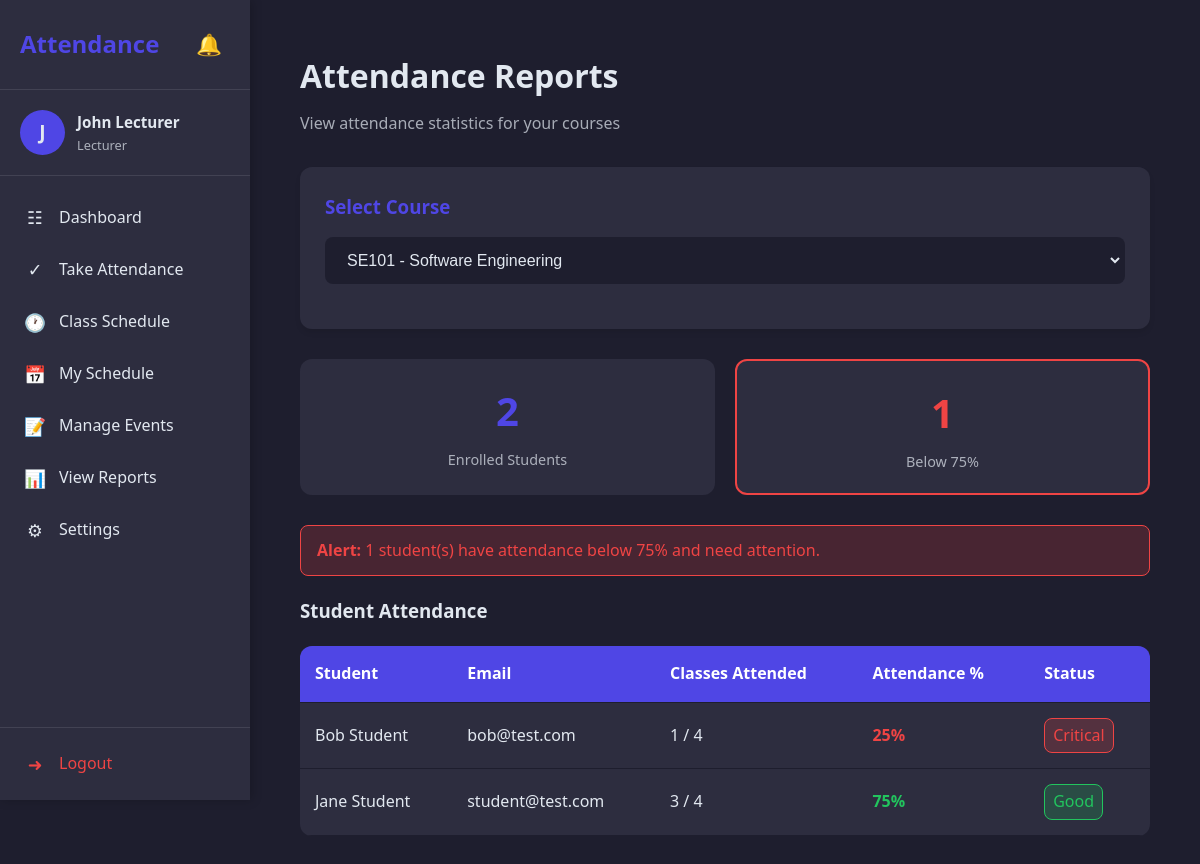
Screenshot of /lecturer/reports.php (signed in) with the database file from the repository.
### tables this page shows
CREATE TABLE users (
    user_id INT AUTO_INCREMENT PRIMARY KEY,
    name VARCHAR(100),
    email VARCHAR(100) UNIQUE,
    password VARCHAR(255),
    role ENUM('student', 'lecturer', 'admin') NOT NULL
);

### includes/functions.php (called while the page is built, shortened)
<?php
function getLecturerCourses($conn, $lecturer_id) {
    $hasColor = coursesHasColumn($conn, 'color');
    $colorSelect = $hasColor ? 'color' : 'NULL AS color';
    $lecturer_id = (int)$lecturer_id;
    $query = "SELECT course_id, course_name, course_code, {$colorSelect} FROM courses WHERE lecturer_id = {$lecturer_id}";
    return $conn->query($query);
}
function coursesHasColumn($conn, $column = 'color') {
    $sql = "SELECT COUNT(*) AS cnt FROM INFORMATION_SCHEMA.COLUMNS WHERE TABLE_SCHEMA = DATABASE() AND TABLE_NAME = 'courses' AND COLUMN_NAME = ?";
    $stmt = $conn->prepare($sql);
    $stmt->bind_param('s', $column);
    $stmt->execute();
    $res = $stmt->get_result()->fetch_assoc();
    $exists = ($res && $res['cnt'] > 0);
    return $exists;
}
?>

### lecturer/reports.php (the view, shortened to what this page needs)
<?php
include '../config/db_connect.php';
include '../includes/functions.php';
include '../includes/header.php';
$lecturer_id = $_SESSION['user_id'];
$threshold = 75;
$courses_result = getLecturerCourses($conn, $lecturer_id);
$courses = [];
while ($row = $courses_result->fetch_assoc()) {
    $courses[] = $row;
}
$selected_course = isset($_GET['course_id']) ? intval($_GET['course_id']) : (count($courses) > 0 ? $courses[0]['course_id'] : 0);
$attendance_data = [];
if ($selected_course > 0) {
    $query = "
        SELECT
            u.user_id,
            u.name as student_name,
            u.email,
            COUNT(DISTINCT a.date) as total_classes,
            SUM(CASE WHEN a.status = 'present' THEN 1 ELSE 0 END) as attended,
            CASE
                WHEN COUNT(DISTINCT a.date) > 0
                THEN ROUND((SUM(CASE WHEN a.status = 'present' THEN 1 ELSE 0 END) / COUNT(DISTINCT a.date)) * 100)
                ELSE 100
            END as percentage
        FROM users u
        JOIN enrollments e ON u.user_id = e.student_id
        LEFT JOIN attendance a ON u.user_id = a.student_id AND a.course_id = e.course_id
        WHERE e.course_id = ? AND u.role = 'student'
        GROUP BY u.user_id
        ORDER BY percentage ASC, u.name
    ";
    $stmt = $conn->prepare($query);
    $stmt->bind_param("i", $selected_course);
    $stmt->execute();
    $result = $stmt->get_result();
    while ($row = $result->fetch_assoc()) {
        $attendance_data[] = $row;
    }
}
$at_risk = 0;
foreach ($attendance_data as $student) {
    if ($student['percentage'] < $threshold && $student['total_classes'] > 0) {
        $at_risk++;
    }
}
?>
<div class="container">
    <div class="page-header">
        <h2>Attendance Reports</h2>
        <p>View attendance statistics for your courses</p>
    </div>
    <?php if (count($courses) == 0): ?>
        <div class="alert warning">You have no courses assigned yet.</div>
    <?php else: ?>
    <div class="card" style="margin-bottom: 30px;">
        <h3>Select Course</h3>
        <form action="" method="GET" style="margin-top: 15px;">
            <div class="form-group">
                <select name="course_id" onchange="this.form.submit()">
                    <?php foreach ($courses as $course): ?>
                        <option value="<?php echo $course['course_id']; ?>" <?php echo $selected_course == $course['course_id'] ? 'selected' : ''; ?>>
                            <?php echo htmlspecialchars($course['course_code'] . ' - ' . $course['course_name']); ?>
                        </option>
                    <?php endforeach; ?>
                </select>
            </div>
        </form>
    </div>
    <div class="stats-grid">
        <div class="stat-card">
            <div class="stat-number"><?php echo count($attendance_data); ?></div>
            <div class="stat-label">Enrolled Students</div>
        </div>
        <div class="stat-card" style="border: 2px solid var(--danger-color);">
            <div class="stat-number" style="color: var(--danger-color);"><?php echo $at_risk; ?></div>
            <div class="stat-label">Below <?php echo $threshold; ?>%</div>
        </div>
    </div>
    <?php if ($at_risk > 0): ?>
        <div class="alert danger" style="margin-bottom: 20px;">
            <strong>Alert:</strong> <?php echo $at_risk; ?> student(s) have attendance below <?php echo $threshold; ?>% and need attention.
        </div>
    <?php endif; ?>
    <h3>Student Attendance</h3>
    <?php if (count($attendance_data) > 0): ?>
    <div class="table-container">
        <table>
            <thead>
                <tr>
                    <th>Student</th>
                    <th>Email</th>
                    <th>Classes Attended</th>
                    <th>Attendance %</th>
                    <th>Status</th>
                </tr>
            </thead>
            <tbody>
                <?php foreach ($attendance_data as $student): ?>
                <tr>
                    <td><?php echo htmlspecialchars($student['student_name']); ?></td>
                    <td><?php echo htmlspecialchars($student['email']); ?></td>
                    <td><?php echo $student['attended']; ?> / <?php echo $student['total_classes']; ?></td>
                    <td>
                        <strong style="color: <?php
                            if ($student['total_classes'] == 0) echo 'var(--dark-text)';
                            elseif ($student['percentage'] < 50) echo 'var(--danger-color)';
                            elseif ($student['percentage'] < $threshold) echo 'var(--warning-color)';
                            else echo 'var(--success-color)';
                        ?>">
                            <?php echo $student['percentage']; ?>%
                        </strong>
                    </td>
                    <td>
                        <?php if ($student['total_classes'] == 0): ?>
                            <span style="opacity: 0.6;">No classes yet</span>
                        <?php elseif ($student['percentage'] < 50): ?>
                            <span class="alert danger" style="display: inline-block; padding: 4px 8px; margin: 0;">Critical</span>
                        <?php elseif ($student['percentage'] < $threshold): ?>
                            <span class="alert warning" style="display: inline-block; padding: 4px 8px; margin: 0;">Warning</span>
                        <?php else: ?>
                            <span class="alert good" style="display: inline-block; padding: 4px 8px; margin: 0;">Good</span>
                        <?php endif; ?>
                    </td>
                </tr>
                <?php endforeach; ?>
            </tbody>
        </table>
    </div>
    <?php else: ?>
        <div class="alert warning">No students enrolled in this course.</div>
    <?php endif; ?>
    <?php endif; ?>
</div>
<?php include '../includes/footer.php'; ?>

### assets/css/style.css (style rules this page uses)
:root { --primary-color: #4f46e5; --primary-hover: #4338ca; --secondary-color: #6366f1; --success-color: #22c55e; --warning-color: #f59e0b; --danger-color: #ef4444; --dark-bg: #1e1e2e; --dark-card: #2d2d3f; --dark-text: #e2e8f0; --light-bg: #f8fafc; --light-card: #ffffff; --light-text: #1e293b; --border-radius: 12px; --shadow: 0 4px 6px -1px rgba(0, 0, 0, 0.1); }
* { margin: 0; padding: 0; box-sizing: border-box; }
body { font-family: 'Segoe UI', Tahoma, Geneva, Verdana, sans-serif; background-color: var(--dark-bg); color: var(--dark-text); line-height: 1.6; min-height: 100vh; }
.container { max-width: 1200px; margin: 0 auto; padding: 20px; }
.form-group { margin-bottom: 20px; }
.form-group input, .form-group select { width: 100%; padding: 12px 16px; border: 2px solid transparent; border-radius: 8px; background-color: var(--dark-bg); color: var(--dark-text); font-size: 1rem; transition: border-color 0.3s; }
.card { background-color: var(--dark-card); border-radius: var(--border-radius); padding: 25px; box-shadow: var(--shadow); transition: transform 0.3s; }
.card h3 { margin-bottom: 15px; color: var(--primary-color); }
.alert { padding: 12px 16px; border-radius: 8px; margin: 15px 0; font-weight: 500; }
.alert.good { background-color: rgba(34, 197, 94, 0.2); color: var(--success-color); border: 1px solid var(--success-color); }
.alert.danger { background-color: rgba(239, 68, 68, 0.2); color: var(--danger-color); border: 1px solid var(--danger-color); }
.table-container { overflow-x: auto; }
table { width: 100%; border-collapse: collapse; margin-top: 20px; background-color: var(--dark-card); border-radius: var(--border-radius); overflow: hidden; }
table th, table td { padding: 15px; text-align: left; border-bottom: 1px solid var(--dark-bg); }
table th { background-color: var(--primary-color); color: white; font-weight: 600; }
.page-header { margin-bottom: 30px; }
.page-header h2 { font-size: 2rem; margin-bottom: 10px; }
.page-header p { opacity: 0.7; }
.stats-grid { display: grid; grid-template-columns: repeat(auto-fit, minmax(200px, 1fr)); gap: 20px; margin-bottom: 30px; }
.stat-card { background-color: var(--dark-card); padding: 20px; border-radius: var(--border-radius); text-align: center; }
.stat-card .stat-number { font-size: 2.5rem; font-weight: bold; color: var(--primary-color); }
.stat-card .stat-label { opacity: 0.7; margin-top: 5px; }
.stat-card .stat-label { font-size: 0.9rem; opacity: 0.7; }

### rows the page displays
users: name "Bob Student", email "bob@test.com", attended "1", total_classes "4", percentage "25", shows "Critical"
users: name "Jane Student", email "student@test.com", attended "3", total_classes "4", percentage "75", shows "Good"

### other values shown
substr($_SESSION['name'], 0, 1) "J"
$_SESSION['name'] "John Lecturer"
$_SESSION['role'] "Lecturer"
count($attendance_data) "2"
$at_risk "1"
$threshold "75"
form field course_id "SE101 - Software Engineering"
